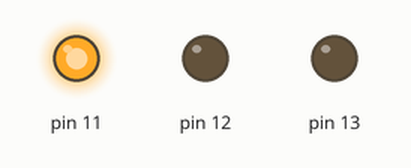
Recording of a sketch running on a simulated Arduino Uno, built with avr-gcc and run on an emulated ATmega328P. On the bench: output pins drawn as LEDs (lit = HIGH).

Above: at 0.3 s.
At 2.1 s:
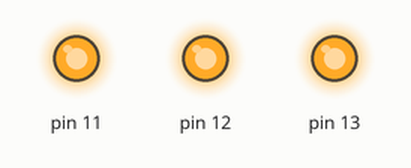
At 4.5 s:
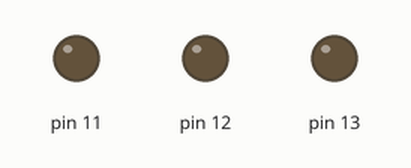
At 5.9 s:
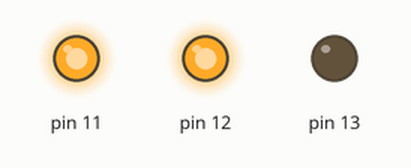
Timing chart, 0 to 6.4 s (numbered marks = the images above):
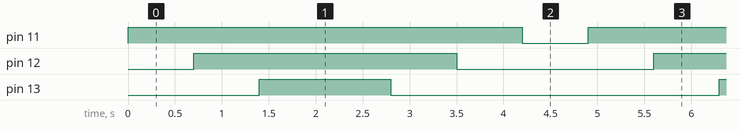

The sketch:

loops.ino
```cpp
int primeiraPortaLed = 11;
int ultimaPortaLed = 13;

//int listaLeds[] = {11, 12, 13};

void setup(){
   Serial.begin(9600);

  for(int i = primeiraPortaLed; i <= ultimaPortaLed; i++){
    pinMode(i, OUTPUT);
    //Serial.println(listaLeds[i]);
  }
}

void loop(){
  //Serial.println('sequencia normal');
  for(int i = primeiraPortaLed; i <= ultimaPortaLed; i++){
    digitalWrite(i, HIGH);
    delay(700);
    //digitalWrite(i, LOW);
  }

//  Serial.println('sequencia ao contrario');
  for(int i = ultimaPortaLed; i >= primeiraPortaLed; i--){
    //digitalWrite(i, HIGH);
    delay(700);
    digitalWrite(i, LOW);
  }

  delay(700);
}
```

Measured:
- by itself, pin 11: alternates HIGH for 4.2 s and LOW for 0.70 s
- by itself, pin 12: alternates HIGH for 2.8 s and LOW for 2.1 s
- by itself, pin 13: alternates HIGH for 1.4 s and LOW for 3.5 s
